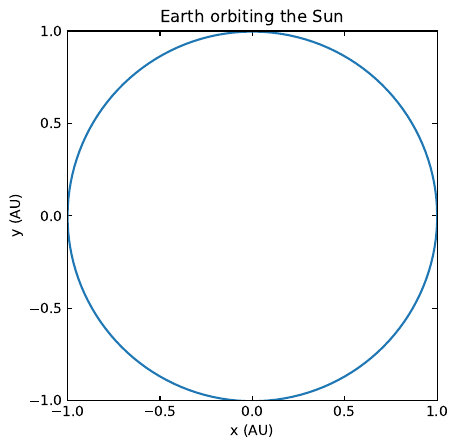

This figure's Python source:
import numpy as np
import matplotlib.pyplot as plt
from matplotlib.animation import FuncAnimation

G_Ms = 4*np.pi**2
x0 = 1.0
y0 = 0.0
vx0 = 0.0
vy0 = 2*np.pi

def planet_1step(x0, y0, vx0, vy0, t0, dt):
    vx1 = vx0 - G_Ms*x0/(x0**2 + y0**2)**(3./2.)*dt
    x1 = x0 + vx1*dt
    vy1 = vy0 - G_Ms*y0/(x0**2 + y0**2)**(3./2.)*dt
    y1 = y0 + vy1*dt
    t1 = t0 + dt

    return (x1, y1, vx1, vy1, t1)

def planet(x0, y0, vx0, vy0, t, dt):
    steps = int(t/dt)

    x = np.zeros(steps+1)
    y = np.zeros(steps+1)
    vx = np.zeros(steps+1)
    vy = np.zeros(steps+1)
    t = np.zeros(steps+1)

    x[0] = x0
    y[0] = y0
    vx[0] = vx0
    vy[0] = vy0

    for i in range(steps):
        x[i+1], y[i+1], vx[i+1], vy[i+1], t[i+1] = planet_1step(x[i], y[i], vx[i], vy[i], t[i], dt) 

    return x, y, vx, vy, t

def main():
    x, y, vx, vy, t = planet(x0, y0, vx0, vy0, 1., 0.002)

    ax = plt.plot(x,y)
    plt.tick_params(direction = "in", top = True, right = True)
    plt.gca().set_aspect("equal")
    plt.xlim([-1,1])
    plt.ylim([-1,1])
    plt.xlabel("x (AU)")
    plt.ylabel("y (AU)")
    plt.title("Earth orbiting the Sun")
    plt.xticks(np.arange(-1,1.1,0.5))
    plt.yticks(np.arange(-1,1.1,0.5))
    # plt.savefig("Figure4.2.pdf", bbox_inches = "tight")


    # Bonus Animation pane
    fig, ax = plt.subplots()
    ln, = plt.plot([], [])
    ln2, = plt.plot([], [], "go", markersize = 5)

    def init():
        plt.xlim([-1,1])
        plt.ylim([-1,1])
        plt.tick_params(direction = "in", top = True, right = True)
        plt.xlabel("x (AU)")
        plt.ylabel("y (AU)")
        plt.title("Earth orbiting the Sun")
        plt.xticks(np.arange(-1,1.1,0.5))
        plt.yticks(np.arange(-1,1.1,0.5))
        plt.gca().set_aspect("equal")
        return ln,

    def update(frame):
        ln.set_data(x[:frame], y[:frame])
        ln2.set_data(x[frame], y[frame])
        return ln, ln2

    ani = FuncAnimation(fig, update, frames = len(t), init_func = init, blit = True, interval = 10, repeat = False)

    plt.show()

if __name__ == "__main__":
    main()


    
